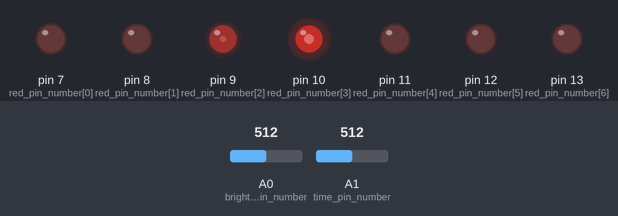
Recording of a sketch running on a simulated Arduino Uno, built with avr-gcc and run on an emulated ATmega328P. Parts: output pins drawn as LEDs (lit = HIGH). Dashed ring = blinking. The inputs (shaded band) are chosen by the test bench; at power-on: A1 (time_pin_number) = 512, A0 (brightness_pin_number) = 512.

Above: at 3.3 s.
3.4 s: A1 (time_pin_number) set to 306
At 3.69 s:
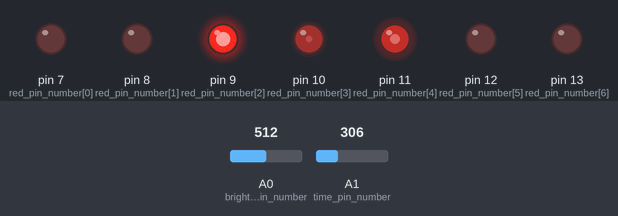
6.6 s: A0 (brightness_pin_number) set to 530
At 8.28 s:
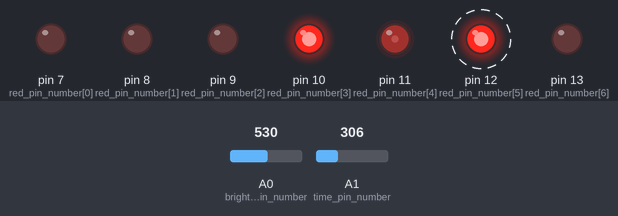
9.8 s: A1 (time_pin_number) set to 0
At 11.1 s:
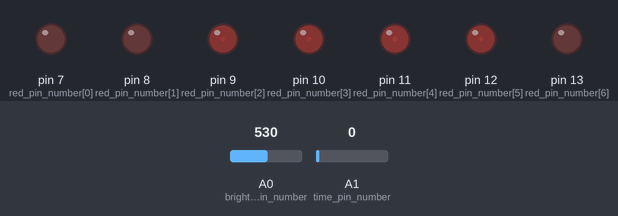
11.5 s: A1 (time_pin_number) set to 122
At 12.29 s:
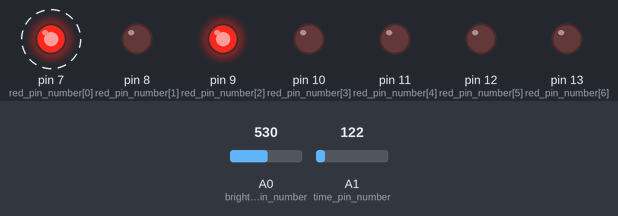
14.7 s: A0 (brightness_pin_number) set to 716
17.9 s: A0 (brightness_pin_number) set to 900
Timing chart, 0 to 22.1 s (numbered marks = the images above; inputs shaded):
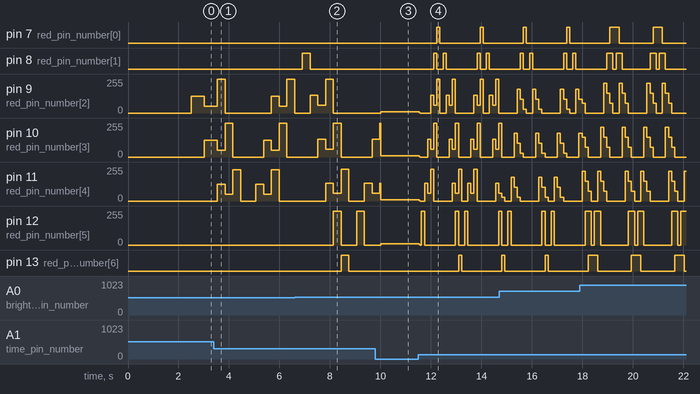

The sketch:

BareMinimum.ino
```cpp
// initialize variables

// red LEDs
int red_pin_number[] = {7, 8, 9, 10, 11, 12, 13};
int number_of_red_leds = sizeof(red_pin_number) / sizeof(red_pin_number[0]);;

// flags
int flag = 0;

// time
int time = 125;
int time_value;
int time_pin_number = A1;

// brightness
int bright = 255;
int intermediate = bright - 75;
int dim = intermediate - 75;
int off = 0;
int brightness_value;
int brightness_pin_number = A0;


// this function will have the LED chase effect run forward
void turn_on_LEDs_forward(int position) {
  // check if the current position is less than the total number of
  // red LEDs + 1 to make sure the current position is not out of bounds
  if (position < number_of_red_leds + 1) {
    // if the current position is at the first red LED then just only turn one LED on
    if (position == 0) {
      //Serial.println("1");
      analogWrite(red_pin_number[position], bright);
    }
    // if the current position is at the second red LED then just only turn two LEDs on
    else if (position == 1) {
      //Serial.println("2");
      analogWrite(red_pin_number[position], bright);
      analogWrite(red_pin_number[position - 1], intermediate);
    }
    // if the current position is not at the first or second LED then turn on three LEDs
    else if (position > 1 && position < number_of_red_leds){
      //Serial.println("3");
      analogWrite(red_pin_number[position], bright);
      analogWrite(red_pin_number[position - 1], intermediate);
      analogWrite(red_pin_number[position - 2], dim);
    }
    // if the current position is out of bounds then just only turn two LEDs on
    else {
      //Serial.println("4");
      analogWrite(red_pin_number[position - 1], intermediate);
      analogWrite(red_pin_number[position - 2], dim);
    }
  }
}

// this function will have the LED chase effect run backward
void turn_on_LEDs_backward(int position) {
  // check if the current position is greater than -1 to
  // make sure the current position is not out of bounds
  if (position > -2) {
    // if the current position is at the last red LED then just only turn one LED on
    if (position == number_of_red_leds - 1) {
      //Serial.println("1");
      analogWrite(red_pin_number[position], bright);
    }
    // if the current position is at the second to last red LED then just only turn two LEDs on
    else if (position == number_of_red_leds - 2) {
      //Serial.println("2");
      analogWrite(red_pin_number[position], bright);
      analogWrite(red_pin_number[position + 1], intermediate);
    }
    // if the current position is not at the last or second to last LED then turn on three LEDs
    else if (position < number_of_red_leds - 2 && position > -1){
      //Serial.println("3");
      analogWrite(red_pin_number[position], bright);
      analogWrite(red_pin_number[position + 1], intermediate);
      analogWrite(red_pin_number[position + 2], dim);
    }
    // if the current position is out of bounds then just only turn two LEDs on
    else {
      //Serial.println("4");
      analogWrite(red_pin_number[position + 1], intermediate);
      analogWrite(red_pin_number[position + 2], dim);
    }
  }
}

// this function will turn off all LEDs
void turn_off_LEDs() {

  // since we are turning off an LED, it will be easier to code
  // this function in a way that turns off all LEDs at once
  for (int i = 0; i < number_of_red_leds; i++) {
    analogWrite(red_pin_number[i], off);
  }
}

void setup() {
  // put your setup code here, to run once:

  // create serial monitor
  Serial.begin(9600);

  // set red LED pins as output signals
  for (int i = 0; i < number_of_red_leds; i++) {
    pinMode(red_pin_number[i], OUTPUT);
  }

  // set potentiometer pins as input signals
  pinMode(time_pin_number, INPUT);
  pinMode(brightness_pin_number, INPUT);
}

void loop() {
  // put your main code here, to run repeatedly:

  // we want to wait 2 seconds when we start running this program
  if (flag == 0) {
    // wait for 2 seconds
    delay(2000);

    // set the flag to 1 so that this if statement won't run again
    flag = 1;
  }

  ///*
  // move LEDs forward
  for (int i = 1; i < number_of_red_leds + 1; i++) {
    // the 1st potentiometer will get a read value
    // which will be used to calculate the delay time
    time_value = analogRead(time_pin_number);
    time = time_value;

    // the 2nd potentiometer will get a read value
    // which will be used to calculate the brightness
    brightness_value = analogRead(brightness_pin_number);
    bright = (255. / 1023.) * brightness_value;
    intermediate = bright - 75;
    dim = intermediate - 75;

    // this turns the LEDs on and off
    turn_on_LEDs_forward(i);
    delay(time);
    turn_off_LEDs();
  }
  //*/

  ///*
  // move LEDs backward
  for (int i = number_of_red_leds - 2; i > -2; i--) {
    // the 1st potentiometer will get a read value
    // which will be used to calculate the delay time
    time_value = analogRead(time_pin_number);
    time = time_value;

    // the 2nd potentiometer will get a read value
    // which will be used to calculate the brightness
    brightness_value = analogRead(brightness_pin_number);
    bright = (255. / 1023.) * brightness_value;
    intermediate = bright - 75;
    dim = intermediate - 75;

    // this turns the LEDs on and off
    turn_on_LEDs_backward(i);
    delay(time);
    turn_off_LEDs();
  }
  //*/
}
```

Measured:
- the behaviour switches between 513 and 514 on A0 (brightness_pin_number) (found by bisection; images 1 and 2)
- after the input at 6.6 s, pin 8 (red_pin_number[1]): LOW → HIGH after 0.31 s, → LOW 0.31 s later; pin 12 (red_pin_number[5]): alternates 255/255 for 0.31 s and 0/255 for 0.61 s, starting after 1.5 s; pin 13 (red_pin_number[6]): LOW → HIGH after 1.8 s, → LOW 0.31 s later
- after the input at 9.8 s, pin 7 (red_pin_number[0]): stays LOW (without the input it goes to HIGH after 0.78 s); pin 8 (red_pin_number[1]): stays LOW (without the input it goes to HIGH after 0.48 s); pin 12 (red_pin_number[5]): 0/255 → 9/255 after 0.21 s
- after the input at 11.5 s, pin 7 (red_pin_number[0]): alternates HIGH for 0.12 s and LOW for 1.6 s, starting after 0.73 s; pin 8 (red_pin_number[1]): LOW → HIGH after 0.61 s, → LOW 0.12 s later, → HIGH 0.24 s later, → LOW 0.12 s later, … (8 changes in this stretch); pin 13 (red_pin_number[6]): LOW → HIGH after 1.6 s, → LOW 0.12 s later
- by itself, pin 10 (red_pin_number[3]): repeats every 0.86 s: 74/255 0.12 s, 0/255 0.49 s, 224/255 0.12 s, 149/255 0.12 s
- by itself, pin 9 (red_pin_number[2]): repeats every 1.7 s: 0/255 0.73 s, 224/255 0.12 s, 149/255 0.12 s, 74/255 0.12 s, 0/255 0.24 s, 224/255 0.12 s, 149/255 0.12 s, 74/255 0.12 s
- by itself, pin 11 (red_pin_number[4]): repeats every 1.7 s: 149/255 0.12 s, 74/255 0.12 s, 0/255 0.24 s, 224/255 0.12 s, 149/255 0.12 s, 74/255 0.12 s, 0/255 0.73 s, 224/255 0.12 s
